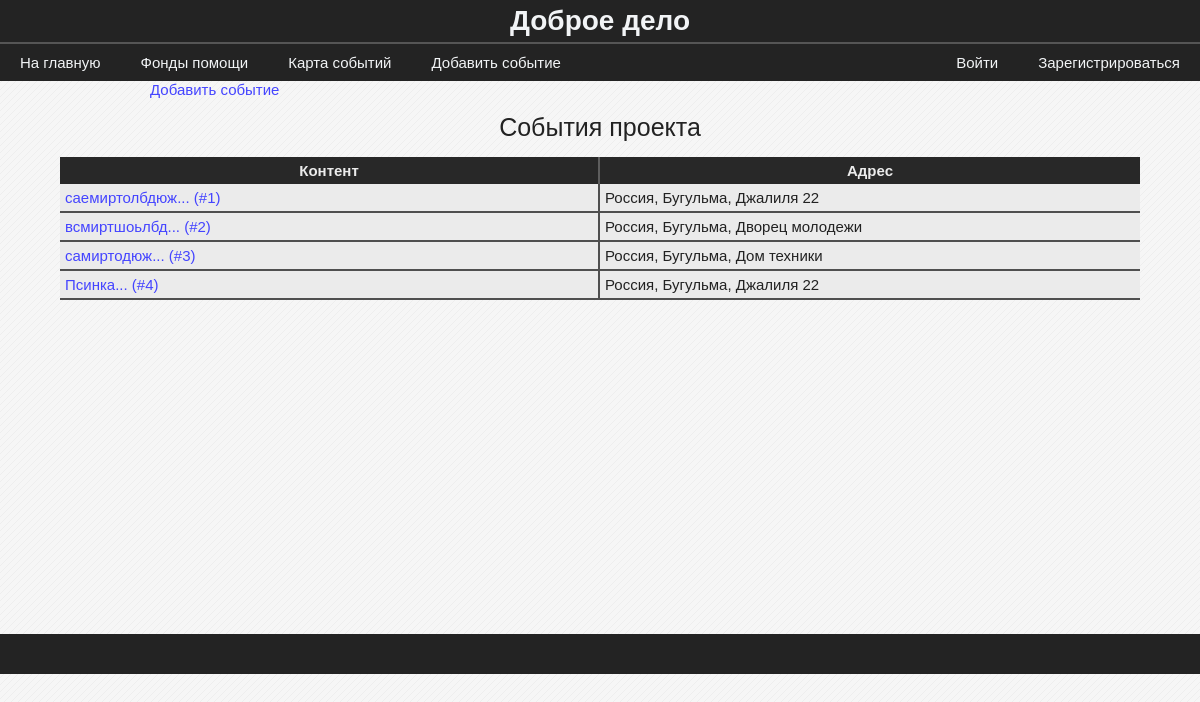
/events/, run on an earlier commit of the app's database.
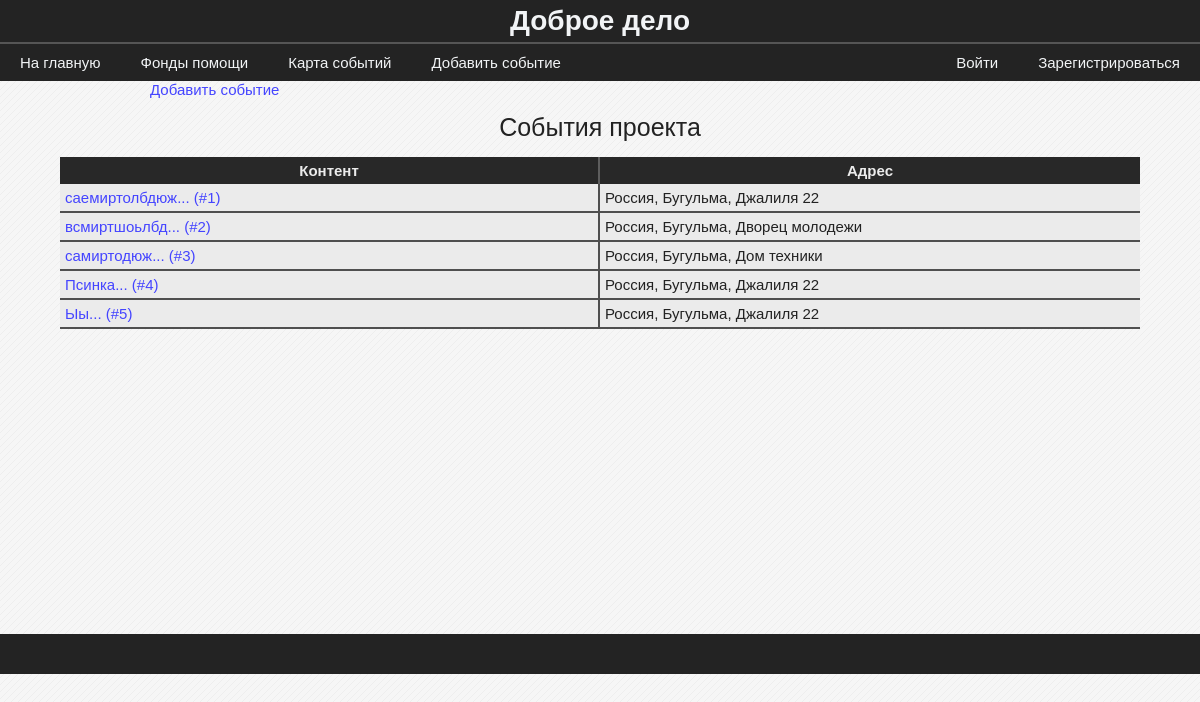
And on a later commit of the database.
### data/model_events.py (models this page shows)
class Event(SqlAlchemyBase, SerializerMixin):
    __tablename__ = 'events'
    id = sqlalchemy.Column(sqlalchemy.Integer,
                           primary_key=True, autoincrement=True)
    address = sqlalchemy.Column(sqlalchemy.String)
    content = sqlalchemy.Column(sqlalchemy.String)
    user_id = sqlalchemy.Column(sqlalchemy.Integer,
                                sqlalchemy.ForeignKey("users.id"))
    photo = sqlalchemy.orm.relation("File", uselist=False)
    map_photo = sqlalchemy.Column(sqlalchemy.String)

### blueprints/events.py (the view)
@blueprint.route('/events/', methods=['GET', 'POST'])
def events():
    session = db_session.create_session()
    events = session.query(Event).all()
    return render_template('events.html', events=events)

### data/db_session.py (called while the page is built)
def create_session() -> Session:
    global __factory
    return __factory()

### templates/events.html
{% extends "base.html" %}
{% block content %}
    <a href="/add_event" class='link' style="margin-left: 150px">Добавить событие</a>
    <table class="average-table">
        <caption>События проекта</caption>
        <thead>
            <th>Контент</th>
            <th>Адрес</th>
        </thead>
        <tbody>
            {% for event in events %}
                <tr>
                    <td><a href="/event/{{ event.id }}">{{ event.content[:15] + "..." }} (#{{ event.id }})</a></td>
                    <td>{{ event.address }}</td>
                </tr>
            {% endfor %}
        </tbody>
    </table>
{% endblock %}

### templates/base.html (shortened to what this page needs)
<!DOCTYPE html>
<html lang="en">
<head>
    <link rel="stylesheet" href="/static/css/stylesheet.css">
    <link rel="stylesheet" href="static/css/font.css">
</head>
<body>
    <header class="page-header">
        <h1>Доброе дело</h1>
        <div class="flexbox flex_r_nowr flex_jcspacebetween_aicenter">
            <div class="flexbox">
                <a href="/">На главную</a>
                <a href="">Фонды помощи</a>
                <a href="/events">Карта событий</a>
                <a href="/add_event">Добавить событие</a>
            </div>
            <div class="flexbox">
                {% if current_user.is_authenticated %}
                    <a href="/user/{{ current_user.id }}">Личный кабинет</a>
                {% else %}
                    <a href="/login">Войти</a>
                    <a href="/registration">Зарегистрироваться</a>
                {% endif %}
            </div>
        </div>
    </header>
    <main>
        <div>
            {% block content %}{% endblock %}
        </div>
    </main>
    <footer class="page-footer"></footer>
</body>
</html>

### static/css/stylesheet.css (style rules this page uses)
*, *::before, *::after { box-sizing: border-box; }
body, h1, h2, h3, h4, p, ul[class], ol[class], li, figure, figcaption, blockquote, dl, dd { margin: 0; }
body { background-color: #f6f6f6; font-family: 'Museo Sans Cyrl', sans-serif; font-size: 15px; }
* { margin: 0; padding: 0; }
main { color: #222222; min-height: 553px; }
a { text-decoration: none; }
.page-header { background-color: #232323; }
.page-header a { color: #f2f4f6; padding: 10px 20px; text-decoration: none; }
.page-header h1 { padding: 5px 0; border-bottom: 2px solid #555; color: #f2f4f6; font-size: 28px; text-align: center; }
.page-footer { background-color: #232323; color: #f2f4f6; height: 40px; padding: 10px; text-align: center; }
.link { color: #44f; }
.flexbox { display: flex; }
.flex_r_nowr { flex-flow: row nowrap; }
.flex_jcspacebetween_aicenter { justify-content: space-between; align-items: flex-end; }
.average-table { border-spacing: 0; margin: auto; table-layout: fixed; width: 90%; }
.average-table a { color: #44f; }
.average-table caption { font-size: 25px; padding: 15px 0px; }
.average-table th { color:rgba(235, 235, 235); background-color: rgba(40, 40, 40, 1); border-right: 2px solid rgba(100, 100, 100, 0.9); padding: 5px 0px; margin-bottom: 5px; }
.average-table th:last-child { border-right: none; }
.average-table td { background-color: rgba(235, 235, 235); border-bottom: 2px solid rgba(40, 40, 40, 0.8); border-right: 2px solid rgba(40, 40, 40, 0.8); padding: 5px 5px; }
.average-table td:last-child { border-right: none; }

What changed in the data, as far as the page shows it:
added Event: content "Ыы...", id "5", address "Россия, Бугульма, Джалиля 22"
